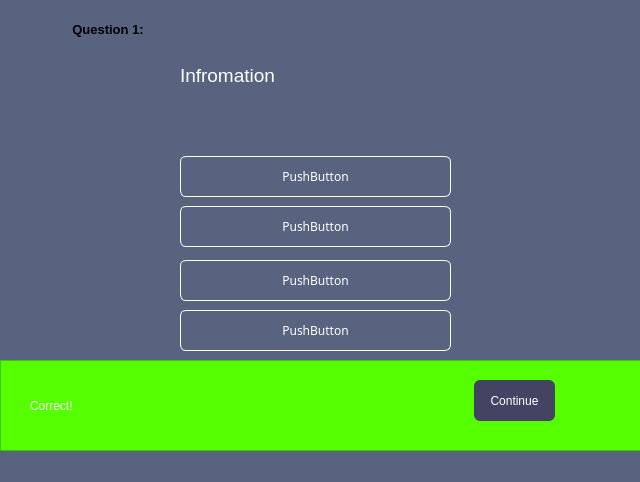
<?xml version="1.0" encoding="UTF-8"?>
<ui version="4.0">
 <class>MainWindow</class>
 <widget class="QMainWindow" name="MainWindow">
  <property name="geometry">
   <rect>
    <x>0</x>
    <y>0</y>
    <width>640</width>
    <height>482</height>
   </rect>
  </property>
  <property name="windowTitle">
   <string>MainWindow</string>
  </property>
  <property name="styleSheet">
   <string notr="true">background-color: #586380;</string>
  </property>
  <widget class="QWidget" name="centralwidget">
   <widget class="QGroupBox" name="question_count">
    <property name="geometry">
     <rect>
      <x>70</x>
      <y>20</y>
      <width>511</width>
      <height>91</height>
     </rect>
    </property>
    <property name="font">
     <font>
      <pointsize>10</pointsize>
      <weight>75</weight>
      <bold>true</bold>
     </font>
    </property>
    <property name="styleSheet">
     <string notr="true">border-radius: 4px;</string>
    </property>
    <property name="title">
     <string>Question 1:</string>
    </property>
    <widget class="QLabel" name="question">
     <property name="geometry">
      <rect>
       <x>110</x>
       <y>40</y>
       <width>171</width>
       <height>31</height>
      </rect>
     </property>
     <property name="font">
      <font>
       <family>MS Shell Dlg 2</family>
       <pointsize>14</pointsize>
       <weight>9</weight>
       <italic>false</italic>
       <bold>false</bold>
      </font>
     </property>
     <property name="styleSheet">
      <string notr="true">color: rgb(255, 255, 255);
font: 75 14pt &quot;MS Shell Dlg 2&quot;;</string>
     </property>
     <property name="text">
      <string>Infromation</string>
     </property>
    </widget>
   </widget>
   <widget class="QGroupBox" name="groupBox_2">
    <property name="geometry">
     <rect>
      <x>70</x>
      <y>140</y>
      <width>511</width>
      <height>211</height>
     </rect>
    </property>
    <property name="font">
     <font>
      <pointsize>9</pointsize>
      <weight>75</weight>
      <bold>true</bold>
     </font>
    </property>
    <property name="styleSheet">
     <string notr="true">background-color: #586380;
color: rgb(255, 255, 255);
border-radius: 4px;</string>
    </property>
    <property name="title">
     <string/>
    </property>
    <widget class="QPushButton" name="answer_2">
     <property name="geometry">
      <rect>
       <x>110</x>
       <y>66</y>
       <width>271</width>
       <height>41</height>
      </rect>
     </property>
     <property name="font">
      <font>
       <family>Segoe UI Black</family>
       <pointsize>9</pointsize>
       <weight>10</weight>
       <italic>false</italic>
       <bold>false</bold>
      </font>
     </property>
     <property name="styleSheet">
      <string notr="true">QPushButton#answer_2{
border: 1px solid white;
border-radius: 6px;
	font: 87 9pt &quot;Segoe UI Black&quot;;
}
QPushButton#answer_2:hover {
border: 2px solid white;
border-radius: 6px;
}</string>
     </property>
     <property name="text">
      <string>PushButton</string>
     </property>
    </widget>
    <widget class="QPushButton" name="answer_1">
     <property name="geometry">
      <rect>
       <x>110</x>
       <y>16</y>
       <width>271</width>
       <height>41</height>
      </rect>
     </property>
     <property name="font">
      <font>
       <family>Segoe UI Black</family>
       <pointsize>9</pointsize>
       <weight>10</weight>
       <italic>false</italic>
       <bold>false</bold>
      </font>
     </property>
     <property name="styleSheet">
      <string notr="true">QPushButton#answer_1{
border: 1px solid white;
border-radius: 6px;
	font: 87 9pt &quot;Segoe UI Black&quot;;
}
QPushButton#answer_1:hover {
border: 2px solid white;
border-radius: 6px;
}
QPushButton#answer_1:pressed {
  background-color: rgb(77, 220, 0);
}</string>
     </property>
     <property name="text">
      <string>PushButton</string>
     </property>
    </widget>
    <widget class="QPushButton" name="answer_4">
     <property name="geometry">
      <rect>
       <x>110</x>
       <y>170</y>
       <width>271</width>
       <height>41</height>
      </rect>
     </property>
     <property name="font">
      <font>
       <family>Segoe UI Black</family>
       <pointsize>9</pointsize>
       <weight>10</weight>
       <italic>false</italic>
       <bold>false</bold>
      </font>
     </property>
     <property name="styleSheet">
      <string notr="true">QPushButton#answer_4{
border: 1px solid white;
border-radius: 6px;
	font: 87 9pt &quot;Segoe UI Black&quot;;
}
QPushButton#answer_4:hover {
border: 2px solid white;
border-radius: 6px;
}</string>
     </property>
     <property name="text">
      <string>PushButton</string>
     </property>
    </widget>
    <widget class="QPushButton" name="answer_3">
     <property name="geometry">
      <rect>
       <x>110</x>
       <y>120</y>
       <width>271</width>
       <height>41</height>
      </rect>
     </property>
     <property name="font">
      <font>
       <family>Segoe UI Black</family>
       <pointsize>9</pointsize>
       <weight>10</weight>
       <italic>false</italic>
       <bold>false</bold>
      </font>
     </property>
     <property name="styleSheet">
      <string notr="true">QPushButton#answer_3{
border: 1px solid white;
border-radius: 6px;
	font: 87 9pt &quot;Segoe UI Black&quot;;
}
QPushButton#answer_3:hover {
border: 2px solid white;
border-radius: 6px;
}</string>
     </property>
     <property name="text">
      <string>PushButton</string>
     </property>
    </widget>
   </widget>
   <widget class="QPushButton" name="okey">
    <property name="geometry">
     <rect>
      <x>530</x>
      <y>390</y>
      <width>75</width>
      <height>31</height>
     </rect>
    </property>
    <property name="styleSheet">
     <string notr="true">QPushButton#okey{
color: rgb(255, 255, 255);
border-radius: 6px;
background-color: #7583ff;
	font: 75 10pt &quot;MS Shell Dlg 2&quot;;
}

QPushButton#okey:hover {
  background-color: blue;
	font: 75 9pt &quot;MS Shell Dlg 2&quot;;
}</string>
    </property>
    <property name="text">
     <string>Đáp án</string>
    </property>
   </widget>
   <widget class="QPushButton" name="continues">
    <property name="geometry">
     <rect>
      <x>430</x>
      <y>390</y>
      <width>75</width>
      <height>31</height>
     </rect>
    </property>
    <property name="styleSheet">
     <string notr="true">QPushButton#continues{
border-radius: 6px;
background-color: rgb(67, 67, 100);
	font: 75 9pt &quot;MS Shell Dlg 2&quot;;
	color: rgb(255, 255, 255);
}

QPushButton#continues:hover {
	font: 75 10pt &quot;MS Shell Dlg 2&quot;;
  background-color: rgb(57, 57, 85)
}</string>
    </property>
    <property name="text">
     <string>Continue</string>
    </property>
   </widget>
   <widget class="QFrame" name="frame">
    <property name="geometry">
     <rect>
      <x>0</x>
      <y>360</y>
      <width>641</width>
      <height>91</height>
     </rect>
    </property>
    <property name="styleSheet">
     <string notr="true">background-color: rgb(85, 255, 0);
background-color: rgb(255, 0, 0);
background-color: rgb(85, 255, 0);
</string>
    </property>
    <property name="frameShape">
     <enum>QFrame::StyledPanel</enum>
    </property>
    <property name="frameShadow">
     <enum>QFrame::Raised</enum>
    </property>
    <widget class="QPushButton" name="continues_2">
     <property name="geometry">
      <rect>
       <x>474</x>
       <y>20</y>
       <width>81</width>
       <height>41</height>
      </rect>
     </property>
     <property name="styleSheet">
      <string notr="true">QPushButton#continues_2{
border-radius: 6px;
background-color: rgb(67, 67, 100);
	font: 75 9pt &quot;MS Shell Dlg 2&quot;;
	color: rgb(255, 255, 255);
}

QPushButton#continues_2:hover {
	font: 75 10pt &quot;MS Shell Dlg 2&quot;;
  background-color: rgb(57, 57, 85)
}</string>
     </property>
     <property name="text">
      <string>Continue</string>
     </property>
    </widget>
    <widget class="QLabel" name="thong_bao">
     <property name="geometry">
      <rect>
       <x>30</x>
       <y>30</y>
       <width>161</width>
       <height>31</height>
      </rect>
     </property>
     <property name="styleSheet">
      <string notr="true">font: 75 17pt &quot;MS Shell Dlg 2&quot;;
font: 87 12pt &quot;Segoe UI Black&quot;;
font: 75 17pt &quot;Verdana&quot;;
color: rgb(255, 255, 255);</string>
     </property>
     <property name="text">
      <string>Correct!</string>
     </property>
    </widget>
    <widget class="QLabel" name="noti">
     <property name="geometry">
      <rect>
       <x>200</x>
       <y>30</y>
       <width>181</width>
       <height>31</height>
      </rect>
     </property>
     <property name="styleSheet">
      <string notr="true">font: 10pt &quot;MS Shell Dlg 2&quot;;
font: 12pt &quot;MS Shell Dlg 2&quot;;</string>
     </property>
     <property name="text">
      <string/>
     </property>
    </widget>
   </widget>
  </widget>
  <widget class="QMenuBar" name="menubar">
   <property name="geometry">
    <rect>
     <x>0</x>
     <y>0</y>
     <width>640</width>
     <height>21</height>
    </rect>
   </property>
  </widget>
  <widget class="QStatusBar" name="statusbar"/>
 </widget>
 <resources/>
 <connections/>
</ui>
